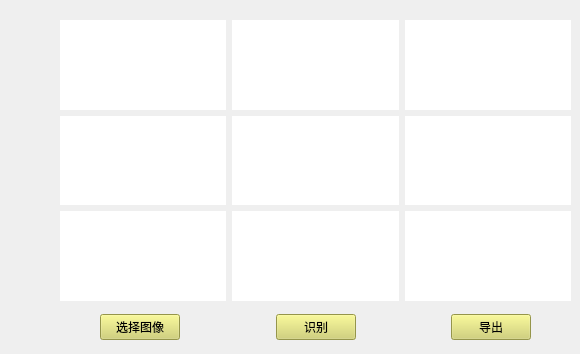
    <widget class="QWidget" name="tab">
     <attribute name="title">
      <string>批量识别</string>
     </attribute>
     <widget class="QWidget" name="layoutWidget_2">
      <property name="geometry">
       <rect>
        <x>60</x>
        <y>20</y>
        <width>511</width>
        <height>281</height>
       </rect>
      </property>
      <layout class="QGridLayout" name="gridLayout_7">
       <item row="0" column="2">
        <widget class="QLabel" name="lb_batchdet_3">
         <property name="maximumSize">
          <size>
           <width>16777215</width>
           <height>16777215</height>
          </size>
         </property>
         <property name="styleSheet">
          <string notr="true">background-color: rgb(255, 255, 255);</string>
         </property>
         <property name="text">
          <string/>
         </property>
         <property name="scaledContents">
          <bool>true</bool>
         </property>
        </widget>
       </item>
       <item row="1" column="2">
        <widget class="QLabel" name="lb_batchdet_6">
         <property name="maximumSize">
          <size>
           <width>16777215</width>
           <height>16777215</height>
          </size>
         </property>
         <property name="styleSheet">
          <string notr="true">background-color: rgb(255, 255, 255);</string>
         </property>
         <property name="text">
          <string/>
         </property>
         <property name="scaledContents">
          <bool>true</bool>
         </property>
        </widget>
       </item>
       <item row="0" column="1">
        <widget class="QLabel" name="lb_batchdet_2">
         <property name="maximumSize">
          <size>
           <width>16777215</width>
           <height>16777215</height>
          </size>
         </property>
         <property name="styleSheet">
          <string notr="true">background-color: rgb(255, 255, 255);</string>
         </property>
         <property name="text">
          <string/>
         </property>
         <property name="scaledContents">
          <bool>true</bool>
         </property>
        </widget>
       </item>
       <item row="2" column="2">
        <widget class="QLabel" name="lb_batchdet_8">
         <property name="maximumSize">
          <size>
           <width>16777215</width>
           <height>16777215</height>
          </size>
         </property>
         <property name="styleSheet">
          <string notr="true">background-color: rgb(255, 255, 255);</string>
         </property>
         <property name="text">
          <string/>
         </property>
         <property name="scaledContents">
          <bool>true</bool>
         </property>
        </widget>
       </item>
       <item row="1" column="0">
        <widget class="QLabel" name="lb_batchdet_4">
         <property name="maximumSize">
          <size>
           <width>16777215</width>
           <height>16777215</height>
          </size>
         </property>
         <property name="styleSheet">
          <string notr="true">background-color: rgb(255, 255, 255);</string>
         </property>
         <property name="text">
          <string/>
         </property>
         <property name="scaledContents">
          <bool>true</bool>
         </property>
        </widget>
       </item>
       <item row="2" column="0">
        <widget class="QLabel" name="lb_batchdet_7">
         <property name="maximumSize">
          <size>
           <width>16777215</width>
           <height>16777215</height>
          </size>
         </property>
         <property name="styleSheet">
          <string notr="true">background-color: rgb(255, 255, 255);</string>
         </property>
         <property name="text">
          <string/>
         </property>
         <property name="scaledContents">
          <bool>true</bool>
         </property>
        </widget>
       </item>
       <item row="2" column="1">
        <widget class="QLabel" name="lb_batchdet_9">
         <property name="maximumSize">
          <size>
           <width>16777215</width>
           <height>16777215</height>
          </size>
         </property>
         <property name="styleSheet">
          <string notr="true">background-color: rgb(255, 255, 255);</string>
         </property>
         <property name="text">
          <string/>
         </property>
         <property name="scaledContents">
          <bool>true</bool>
         </property>
        </widget>
       </item>
       <item row="1" column="1">
        <widget class="QLabel" name="lb_batchdet_5">
         <property name="maximumSize">
          <size>
           <width>16777215</width>
           <height>16777215</height>
          </size>
         </property>
         <property name="styleSheet">
          <string notr="true">background-color: rgb(255, 255, 255);</string>
         </property>
         <property name="text">
          <string/>
         </property>
         <property name="scaledContents">
          <bool>true</bool>
         </property>
        </widget>
       </item>
       <item row="0" column="0">
        <widget class="QLabel" name="lb_batchdet_1">
         <property name="maximumSize">
          <size>
           <width>16777215</width>
           <height>16777215</height>
          </size>
         </property>
         <property name="styleSheet">
          <string notr="true">background-color: rgb(255, 255, 255);</string>
         </property>
         <property name="text">
          <string/>
         </property>
         <property name="scaledContents">
          <bool>true</bool>
         </property>
        </widget>
       </item>
      </layout>
     </widget>
     <widget class="QWidget" name="layoutWidget">
      <property name="geometry">
       <rect>
        <x>100</x>
        <y>310</y>
        <width>431</width>
        <height>35</height>
       </rect>
      </property>
      <layout class="QHBoxLayout" name="horizontalLayout_11">
       <item>
        <widget class="QPushButton" name="pb_batchdet_select_images">
         <property name="styleSheet">
          <string notr="true">background-color: rgb(209, 209, 104);</string>
         </property>
         <property name="text">
          <string>选择图像</string>
         </property>
        </widget>
       </item>
       <item>
        <spacer name="horizontalSpacer">
         <property name="orientation">
          <enum>Qt::Horizontal</enum>
         </property>
         <property name="sizeHint" stdset="0">
          <size>
           <width>40</width>
           <height>20</height>
          </size>
         </property>
        </spacer>
       </item>
       <item>
        <widget class="QPushButton" name="pb_batchdet_regimage">
         <property name="styleSheet">
          <string notr="true">background-color: rgb(209, 209, 104);</string>
         </property>
         <property name="text">
          <string>识别</string>
         </property>
        </widget>
       </item>
       <item>
        <spacer name="horizontalSpacer_2">
         <property name="orientation">
          <enum>Qt::Horizontal</enum>
         </property>
         <property name="sizeHint" stdset="0">
          <size>
           <width>40</width>
           <height>20</height>
          </size>
         </property>
        </spacer>
       </item>
       <item>
        <widget class="QPushButton" name="pb_batchdet_export">
         <property name="styleSheet">
          <string notr="true">background-color: rgb(209, 209, 104);</string>
         </property>
         <property name="text">
          <string>导出</string>
         </property>
        </widget>
       </item>
      </layout>
     </widget>
    </widget>
